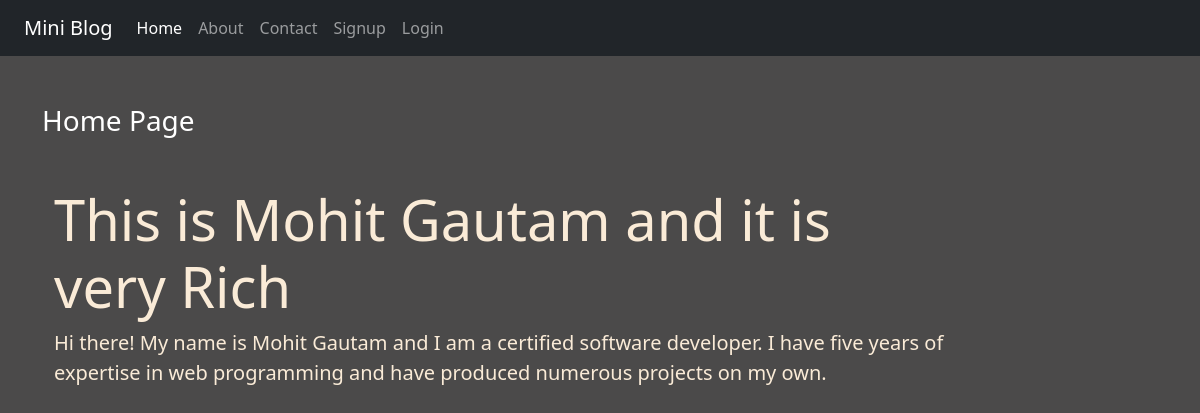
The page / on the database its author committed.
### blog/models.py (models this page shows)
class Post(models.Model):
    title = models.CharField(max_length=150)
    description = models.TextField()

### blog/views.py (the view)
# urls.py: 2. Add a URL to urlpatterns:  path('', views.home, name='home')
def home(request):
    posts = Post.objects.all()
    return render(request, 'blog/home.html',{'posts': posts})

### blog/templates/blog/home.html
{% extends "blog/base.html" %}
{% block content %}
<div class="col-sm-10">
    <h3 class="text-white my-5">Home Page</h3>
    {% for post in posts %}
    <div class="jumbotron jumbotron-fluid">
        <div class="container">
          <h1 class="display-4">{{post.title}}</h1>
          <p class="lead">{{post.description}}</p>
        </div>
      </div>
</div>
    {% endfor %}
{% endblock content %}

### blog/templates/blog/base.html (shortened to what this page needs)
<!DOCTYPE html>
{% load static %}
<html lang="en">
<head>
    <link rel="stylesheet" href="{% static 'blog/css/bootstrap.css' %}">
    <link rel="stylesheet" href="{% static 'blog/css/style.css' %}">
</head>
<body>
    <div class="container-fluid bg-dark">
        {% include "blog/navbar.html" %}
    </div>
    <div class="container">
        <div class="row">
            {% block content %}
            {% endblock content %}
        </div>
    </div>
</body>
</html>

### blog/templates/blog/navbar.html (shortened to what this page needs)
<nav class="navbar navbar-expand-lg navbar-dark bg-dark">
    <div class="container-fluid">
      <a class="navbar-brand" href="#">Mini Blog</a>
      <div class="collapse navbar-collapse" id="navbarNav">
        <ul class="navbar-nav">
          <li class="nav-item">
            <a class="nav-link active" aria-current="page" href="/">Home</a>
          </li>
          <li class="nav-item">
            <a class="nav-link" href="{% url 'about' %}">About</a>
          </li>
          <li class="nav-item">
            <a class="nav-link" href="{% url 'contact' %}">Contact</a>
          </li>
          {% if request.user.is_authenticated %}
          <li class="nav-item">
            <a class="nav-link" href="{% url 'dashboard' %}">Dashboard</a>
          </li>
          <li class="nav-item">
            <a class="nav-link" href="{% url 'logout' %}">Logout</a>
          </li>
          {% else %}
          <li class="nav-item">
            <a class="nav-link" href="{% url 'signup' %}">Signup</a>
          </li>
          <li class="nav-item">
            <a class="nav-link" href="{% url 'login' %}">Login</a>
          </li>
          {% endif %}
        </ul>
      </div>
    </div>
  </nav>

### blog/static/blog/css/style.css (style rules this page uses)
body { background-color: rgb(75,74,74); color: antiquewhite; }

### rows shown on the page
Post: title "This is Mohit Gautam and it is very Rich", description "Hi there! My name is Mohit Gautam and I am a certified software developer. I have five years of expertise in web programming and have produced numerous projects on my own."
